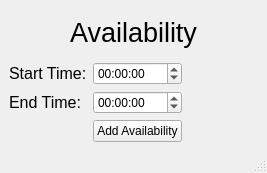
<?xml version="1.0" encoding="UTF-8"?>
<ui version="4.0">
 <class>AvailabilityEntry</class>
 <widget class="QMainWindow" name="AvailabilityEntry">
  <property name="geometry">
   <rect>
    <x>0</x>
    <y>0</y>
    <width>267</width>
    <height>173</height>
   </rect>
  </property>
  <property name="windowTitle">
   <string>Availability Entry</string>
  </property>
  <widget class="QWidget" name="centralwidget">
   <layout class="QGridLayout" name="gridLayout">
    <item row="3" column="0">
     <widget class="QLabel" name="label_3">
      <property name="font">
       <font>
        <pointsize>12</pointsize>
       </font>
      </property>
      <property name="text">
       <string>End Time:</string>
      </property>
     </widget>
    </item>
    <item row="3" column="1">
     <widget class="QTimeEdit" name="timeEdit_2">
      <property name="wrapping">
       <bool>true</bool>
      </property>
      <property name="buttonSymbols">
       <enum>QAbstractSpinBox::UpDownArrows</enum>
      </property>
      <property name="correctionMode">
       <enum>QAbstractSpinBox::CorrectToPreviousValue</enum>
      </property>
      <property name="showGroupSeparator" stdset="0">
       <bool>false</bool>
      </property>
     </widget>
    </item>
    <item row="5" column="1">
     <widget class="QPushButton" name="addPush">
      <property name="maximumSize">
       <size>
        <width>16777215</width>
        <height>16777215</height>
       </size>
      </property>
      <property name="text">
       <string>Add Availability</string>
      </property>
     </widget>
    </item>
    <item row="2" column="0">
     <widget class="QLabel" name="label_2">
      <property name="font">
       <font>
        <pointsize>12</pointsize>
       </font>
      </property>
      <property name="text">
       <string>Start Time:</string>
      </property>
     </widget>
    </item>
    <item row="2" column="1">
     <widget class="QTimeEdit" name="timeEdit">
      <property name="wrapping">
       <bool>true</bool>
      </property>
      <property name="calendarPopup">
       <bool>false</bool>
      </property>
      <property name="time">
       <time>
        <hour>0</hour>
        <minute>0</minute>
        <second>0</second>
       </time>
      </property>
     </widget>
    </item>
    <item row="0" column="0" colspan="3">
     <widget class="QLabel" name="label">
      <property name="font">
       <font>
        <pointsize>20</pointsize>
       </font>
      </property>
      <property name="text">
       <string>Availability</string>
      </property>
      <property name="alignment">
       <set>Qt::AlignCenter</set>
      </property>
     </widget>
    </item>
   </layout>
  </widget>
  <widget class="QMenuBar" name="menubar">
   <property name="geometry">
    <rect>
     <x>0</x>
     <y>0</y>
     <width>267</width>
     <height>21</height>
    </rect>
   </property>
  </widget>
  <widget class="QStatusBar" name="statusbar"/>
 </widget>
 <resources/>
 <connections/>
</ui>
